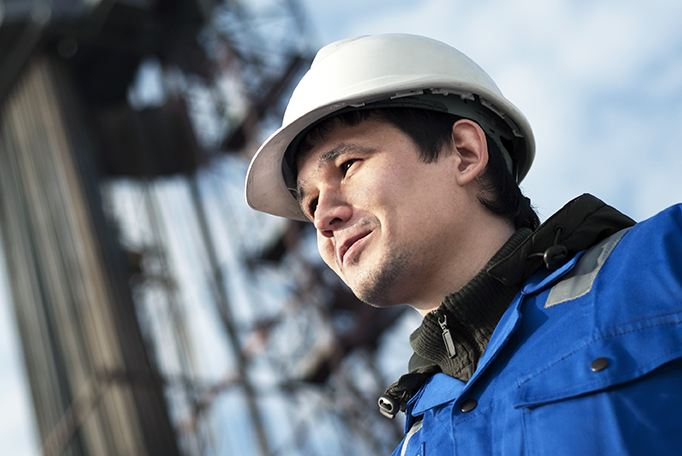
#> input picture src/imagens/atendimento-tecnico.jpg, 682 x 456 px; its folder holds only this picture in this run
$ python gerar-imagens.py
#> lines starting #> are read from the running program, lines starting #| are printed output that depends on the picture
# Ferramenta opcional de manutenção: Python + Pillow. O build usa as variantes já versionadas.
from PIL import Image
from pathlib import Path
import json
root=Path(__file__).parent/'imagens'
dest=root/'responsivas'
dest.mkdir(exist_ok=True)
manifest={}
for path in root.rglob('*'):
    if not path.is_file() or 'responsivas' in path.parts or path.suffix not in ('.png','.webp','.jpg','.jpeg'): continue
    with Image.open(path) as im:
#> im is the input picture: PIL image 682x456 RGB; mean R, G, B 110.1, 119.5, 133
        data={'width':im.width,'height':im.height,'variants':[]}
        if path.parent==root and path.stem!='icone-nuxem':
            widths=[160,253] if path.stem=='logo-chama' else [160,480,800]
            for width in widths:
                if width>im.width: continue
                output=dest/f'{path.stem}-{width}.webp'
                size=(width,round(im.height*width/im.width))
                im.resize(size,Image.Resampling.LANCZOS).save(output,'WEBP',quality=80,method=6)
                data['variants'].append({'url':'/imagens/responsivas/'+output.name,'width':width})
#> this loop made 3 passes
#> pass 1, `im.resize(size,Image.Resampling.LANCZOS).save(output,'WEBP',quality=80..`:
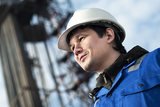
#> saved as atendimento-tecnico-160.webp: PIL image 160x107 RGB; mean R, G, B 110.1, 119.5, 133
#> pass 2, `im.resize(size,Image.Resampling.LANCZOS).save(output,'WEBP',quality=80..`:
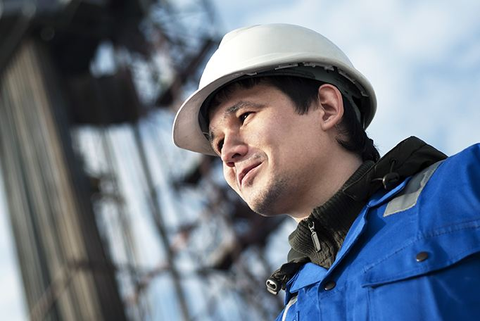
#> saved as atendimento-tecnico-480.webp: PIL image 480x321 RGB; mean R, G, B 110.1, 119.5, 133
        manifest['/imagens/'+path.relative_to(root).as_posix()]=data
(root/'manifesto.json').write_text(json.dumps(manifest,ensure_ascii=False,indent=2)+'\n',encoding='utf-8')
print(f'{len(manifest)} imagens catalogadas; {len(list(dest.glob("*.webp")))} variantes; {sum(p.stat().st_size for p in dest.glob("*.webp"))} bytes')
#| 1 imagens catalogadas; 0 variantes; 0 bytes
